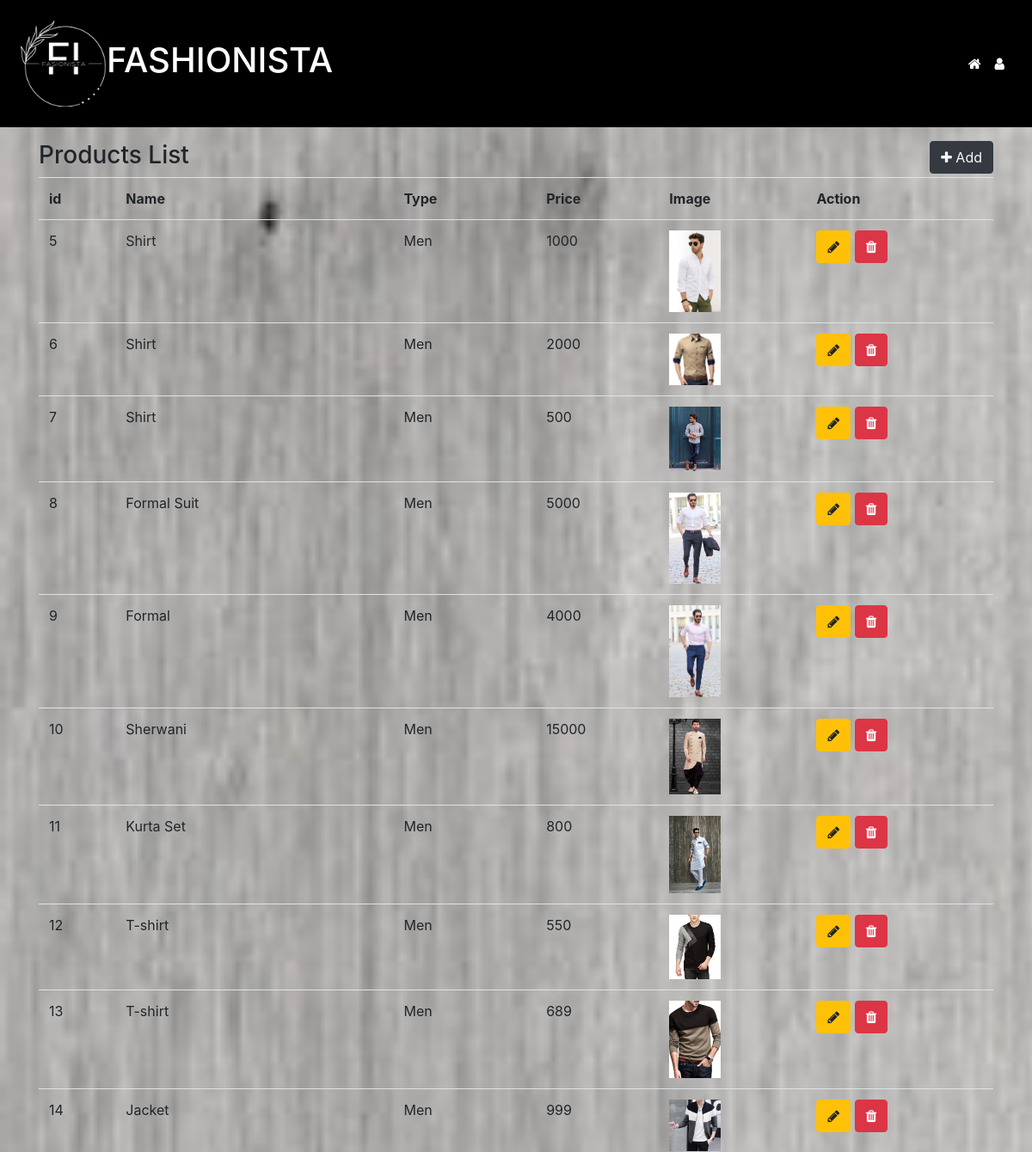
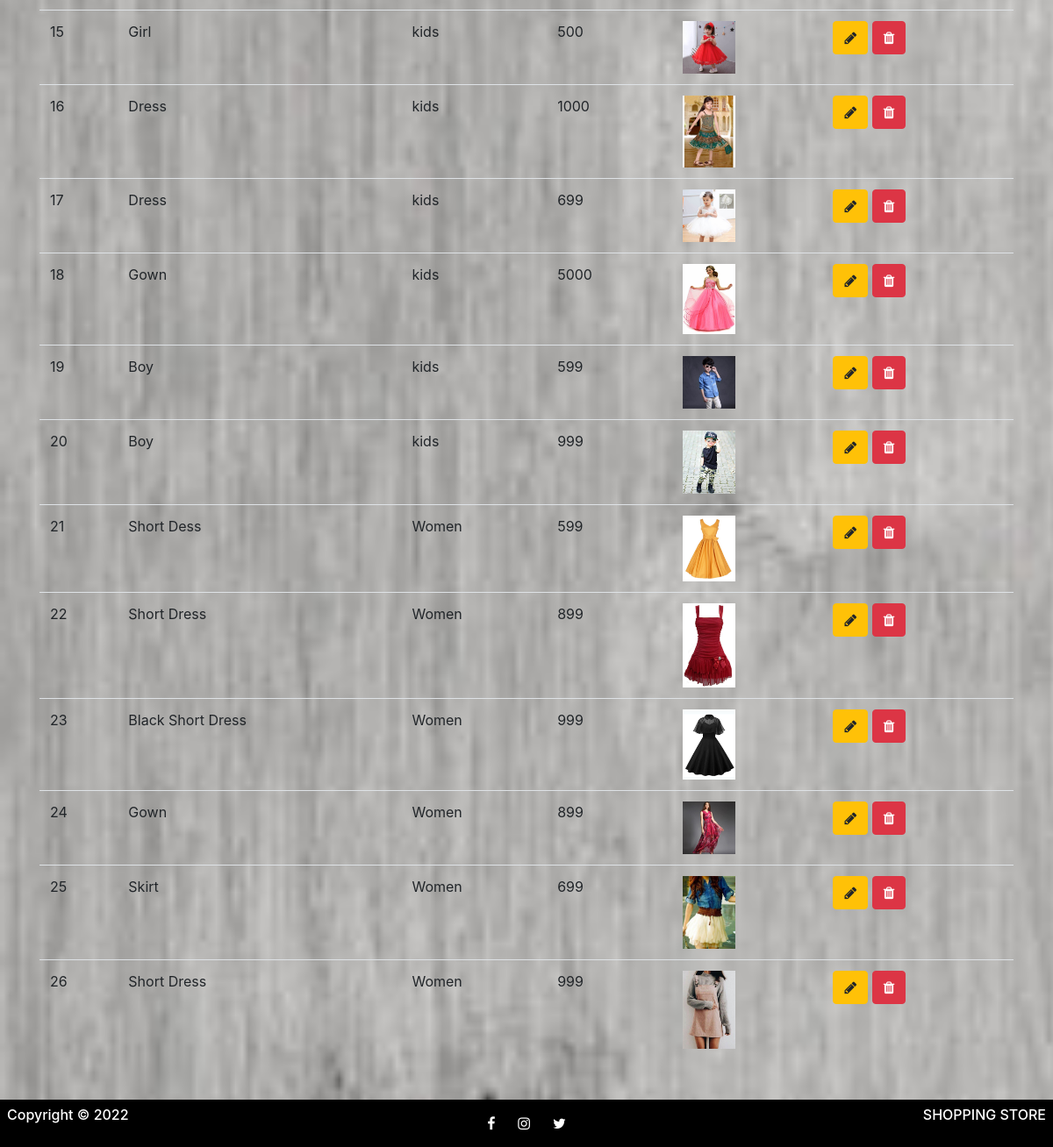
The app's page /product-list.php with its own data (2 pictures, top to bottom).
### tables this page shows
CREATE TABLE `product` (
  `id` int(11) NOT NULL,
  `name` varchar(255) NOT NULL,
  `type` varchar(255) NOT NULL,
  `price` int(11) NOT NULL,
  `image` varchar(255) NOT NULL,
  `timestamp` timestamp NOT NULL DEFAULT current_timestamp()
);

### product-list.php (called while the page is built, shortened)
<?php
    include 'partials/head.php';
    include 'partials/navbar.php';
?>
<?php
    include 'partials/products-data.php';
?>
<?php
    include 'partials/footer.php';
    include 'partials/scripts.php';
?>

### partials/products-data.php (the view)
<?php
    include 'config/db.php';
    $query = "SELECT * FROM `product` WHERE 1";
    $res = mysqli_query($conn, $query);
?>
<div class="container pt-3">
    <h3>
        Products List
        <a class="float-right btn btn-dark text-light" href="product-add.php">
            <i class="fa fa-plus" aria-hidden="true"></i>
            Add
        </a>
    </h3>
    <table class="table">
        <tr>
            <th>
               id
            </th>
            <th>
                Name
            </th>
            <th>
                Type
            </th>
            <th>
                Price
            </th>
            <th>
                Image
            </th>
            <th>
                Action
            </th>
        </tr>
        <?php
        while($row = mysqli_fetch_assoc($res)) {
        ?>
        <tr>
            <td>
                <?= $row['id']; ?>
            </td>
            <td>
                <?= $row['name']; ?>
            </td>
            <td>
                <?= $row['type']; ?>
            </td>
            <td>
                <?= $row['price']; ?>
            </td>
            <td>
               <img src="uploads/<?= $row['image']; ?>" width="60" alt="" srcset="">
            </td>
            <td>
                <a  class="btn btn-warning" href="product-edit.php?id=<?= $row['id'] ?>">
                    <i class="fa fa-pencil" aria-hidden="true"></i>
                </a>
                <a href="del.php?data=<?= $row['id']  ?>" class="btn btn-danger text-white">
                    <i class="fa fa-trash" aria-hidden="true"></i>
                </a>
            </td>
        </tr>
        <?php
        }
        ?>
    </table>
</div>

### partials/head.php (shortened to what this page needs)
<!DOCTYPE html>
<html lang="en">
<head>
    <link rel="stylesheet" href="https://cdnjs.cloudflare.com/ajax/libs/font-awesome/4.7.0/css/font-awesome.min.css">
    <link rel="stylesheet" href="https://maxcdn.bootstrapcdn.com/font-awesome/4.7.0/css/font-awesome.min.css">
    <link rel="stylesheet" href="https://stackpath.bootstrapcdn.com/bootstrap/4.3.1/css/bootstrap.min.css">
    <link rel="stylesheet" href="css/style.css">
</head>
<body>

### partials/navbar.php (shortened to what this page needs)
<nav class="navbar navbar-expand-sm navbar text-white p-4" style="background-color:black;">
<img src="images/logo.jpg" alt="img" width=100px>
<a class="navbar-brand text-white" href="home.php"><h1>FASHIONISTA</h1></a>
        <div class="collapse navbar-collapse" id="collapsibleNavId">
            <ul class="navbar-nav ml-auto mt-2 mt-lg-0">
                <li class="nav-item active">
                    <a class="nav-link" href="home.php">
                        <i class="fa fa-home" aria-hidden="true"></i>
                    </a>
                </li>
                <li class="nav-item active">
                    <a class="nav-link" href="login.php">
                    <i class="fa fa-user" aria-hidden="true"></i>
                    </a>
                </li>
            </ul>
        </div>
</nav>

### partials/footer.php
<div id="footer" class="p-2 text-white" style="background-color:black;">
    <div class="row">
        <div class="col">
           <h6> Copyright &copy; 2022</h6>
        </div>
        <a class="btn" href="#">
            <i class="fa fa-facebook"></i>
        </a>
        <a class="btn" href="#">
            <i class="fa fa-instagram"></i>
        </a>
        <a class="btn" href="#">
            <i class="fa fa-twitter"></i></a>
        <div class="col text-right">
            <h6>SHOPPING STORE</h6>
        </div>
    </div>
</div>

### partials/scripts.php (shortened to what this page needs)
    </body>
</html>

### css/style.css (style rules this page uses)
#footer { position: fixed; bottom: 0; width: 100%; }
body { margin-bottom: 100px; background-image: url("./../images/bg2.jpg"); background-repeat: no-repeat; background-size: cover; }
a { color: inherit !important; }

### records on screen
product: id "5", name "Shirt", type "Men", price "1000", image (picture)
product: id "6", name "Shirt", type "Men", price "2000", image (picture)
product: id "7", name "Shirt", type "Men", price "500", image (picture)
product: id "8", name "Formal Suit", type "Men", price "5000", image (picture)
product: id "9", name "Formal", type "Men", price "4000", image (picture)
product: id "10", name "Sherwani", type "Men", price "15000", image (picture)
product: id "11", name "Kurta Set", type "Men", price "800", image (picture)
product: id "12", name "T-shirt", type "Men", price "550", image (picture)
product: id "13", name "T-shirt", type "Men", price "689", image (picture)
product: id "14", name "Jacket", type "Men", price "999", image (picture)
product: id "15", name "Girl", type "kids", price "500", image (picture)
product: id "16", name "Dress", type "kids", price "1000", image (picture)
product: id "17", name "Dress", type "kids", price "699", image (picture)
product: id "18", name "Gown", type "kids", price "5000", image (picture)
product: id "19", name "Boy", type "kids", price "599", image (picture)
product: id "20", name "Boy", type "kids", price "999", image (picture)
product: id "21", name "Short Dess", type "Women", price "599", image (picture)
product: id "22", name "Short Dress", type "Women", price "899", image (picture)
product: id "23", name "Black Short Dress", type "Women", price "999", image (picture)
product: id "24", name "Gown", type "Women", price "899", image (picture)
product: id "25", name "Skirt", type "Women", price "699", image (picture)
product: id "26", name "Short Dress", type "Women", price "999", image (picture)
